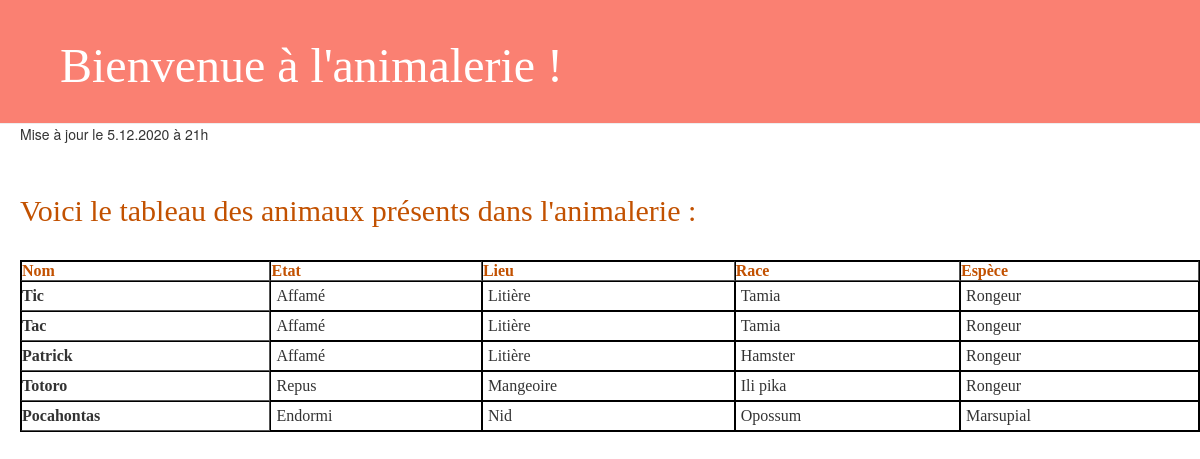
The page / on the database its author committed.
### blog/models.py (models this page shows, shortened)
class Animal(models.Model):
    id_animal = models.CharField(max_length=100, primary_key=True)
    etat = models.CharField(max_length=20)
    type = models.CharField(max_length=20)
    race = models.CharField(max_length=20)
    lieu = models.ForeignKey(Equipement, on_delete=models.CASCADE)

class Equipement(models.Model):
    id_equip = models.CharField(max_length=100, primary_key=True)
    disponibilite = models.CharField(max_length=20)
    def __str__(self):
        return self.id_equip

### blog/views.py (the view)
# urls.py: path('', views.animal_list, name='animal_list'),
def animal_list(request):
    animals = Animal.objects.all()
    return render(request, 'blog/animal_list.html', {'animals': animals})

### blog/templates/blog/animal_list.html (shortened to what this page needs)
{% load static %}
<html>
	<head>
		<link rel="stylesheet" href="//maxcdn.bootstrapcdn.com/bootstrap/3.2.0/css/bootstrap.min.css">
		<link rel="stylesheet" href="//maxcdn.bootstrapcdn.com/bootstrap/3.2.0/css/bootstrap-theme.min.css">
		<link rel="stylesheet" href="{% static 'css/blog.css' %}">
	</head>
	<body>
    			<div class="page-header">
<h1><a href="/">Bienvenue à l'animalerie !</a></h1<
	</div>
<p>Mise à jour le 5.12.2020 à 21h</p>
<corps>
<h2><a href="/">Voici le tableau des animaux présents dans l'animalerie :</a></h2<
<br>
<br>
<table border="1" width="100%">
<th><a href="#">{{ "Nom" }}</a></th>
    <th><a href="#">{{ "Etat" }}</a></th>
    <th><a href="#">{{ "Lieu" }}</a></th>
    <th><a href="#">{{ "Race" }}</a></th>
    <th><a href="#">{{ "Espèce"|linebreaksbr }}</a></th>
    {% for animal in animals %}
  <tr>
      <th><href="#">{{ animal.id_animal }}</a></th>
    <td>{{ animal.etat }}</td>
    <td>{{ animal.lieu }}</td>
    <td>{{ animal.race }}</td>
    <td>{{ animal.type|linebreaksbr }}</td>
  </tr>
    {% endfor %}
</table>
</corps>
</body>
</html>

### blog/static/css/blog.css (style rules this page uses)
corps { padding-left: 30px; }
table { border-collapse: separate; border: 1px solid #000; }
td { border: 1px solid #000; padding: 5px; }
h1 a, h2 a { color: #C25100; font-family: 'Lobster', cursive; }
h1, h2, p { padding-left: 20px; }
.page-header { background-color: #FA8072; margin-top: 0; margin-bottom: 0; padding: 20px 20px 20px 40px; }
.page-header h1, .page-header h1 a, .page-header h1 a:visited, .page-header h1 a:active { color: #ffffff; font-size: 36pt; text-decoration: none; }
h1, h2, h3, h4 { font-family: 'Lobster', cursive; }

### rows shown on the page
Animal: id_animal "Tic", etat "Affamé", lieu "Litière", race "Tamia", type "Rongeur"
Animal: id_animal "Tac", etat "Affamé", lieu "Litière", race "Tamia", type "Rongeur"
Animal: id_animal "Patrick", etat "Affamé", lieu "Litière", race "Hamster", type "Rongeur"
Animal: id_animal "Totoro", etat "Repus", lieu "Mangeoire", race "Ili pika", type "Rongeur"
Animal: id_animal "Pocahontas", etat "Endormi", lieu "Nid", race "Opossum", type "Marsupial"

### other values the page prints
{{ "Nom" }} "Nom"
{{ "Etat" }} "Etat"
{{ "Lieu" }} "Lieu"
{{ "Race" }} "Race"
{{ "Espèce"|linebreaksbr }} "Espèce"
